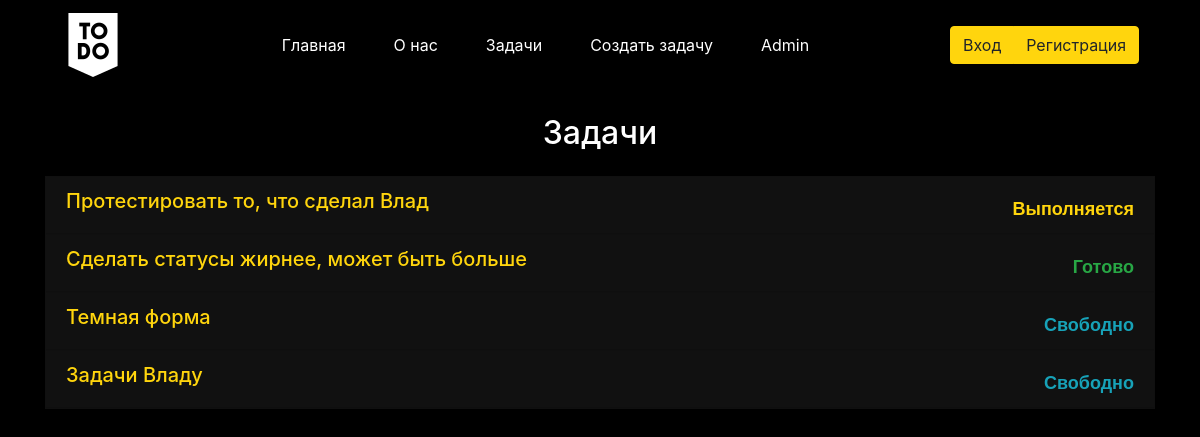
/tasks, run on an earlier commit of the app's database.
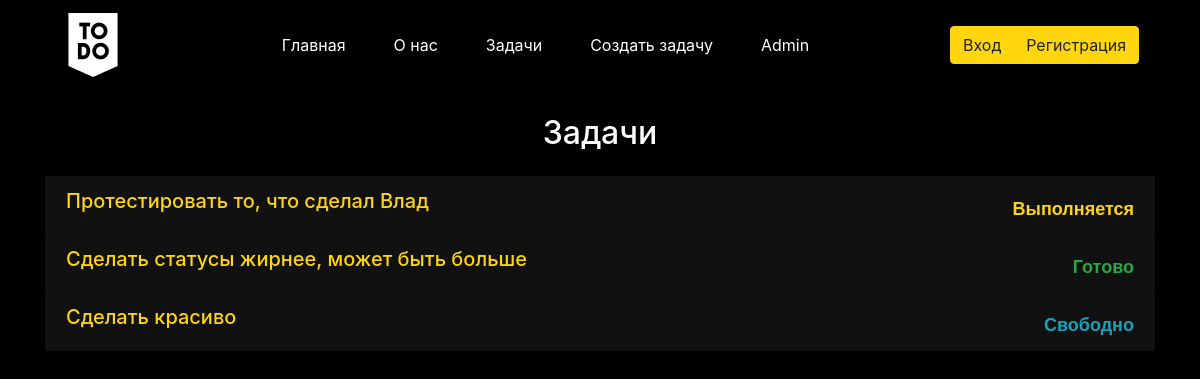
And on a later commit of the database.
### main/models.py (models this page shows, shortened)
class Task1(models.Model):
    title = models.CharField('Название', max_length=25)
    description = models.TextField('Описание')
    date = models.CharField('Дата', max_length=10)
    id_person = models.CharField('Создатель', max_length=10)
    id_status = models.CharField('Статус', max_length=300)
    id_performing_person = models.CharField('Исполнитель', max_length=20)
    class Meta:
        verbose_name = 'Задача'
        verbose_name_plural = 'Задачи'

### main/views.py (the view, shortened to what this page needs)
# urls.py: path('tasks', views.tasks, name='tasks'),
def tasks(request):
    humans = Human.objects.all()
    humas_auth_bool = False
    tasks = Task1.objects.all()
    user_info = str(request.user)
    return render(request, 'main/tasks.html', {'title': 'Задачи', 'tasks': tasks, 'user_info':user_info})

### main/templates/main/tasks.html (shortened to what this page needs)
{% extends 'main/base.html' %}
{% block content %}
<div class="container">
  {% if tasks %}
  <h2 class="text-white text-center mt-4">{{ title }}</h2>
  <div class="accordion mt-4" id="accordionTable">
    {% for el in tasks %}
    <div class="card text-white">
      <a class="text-white text-decoration-none" type="button" data-toggle="collapse" data-target="#id{{ el.id }}"
         aria-expanded="true" aria-controls="collapseOne" href="#">
        <div class="card-header d-flex justify-content-between">
          <h5>{{ el.title }}</h5>
          {% if el.id_status == "Готово" %}
          <span class="card-status text-success">{{ el.id_status }}</span>
          {% elif el.id_status == "Выполняется" %}
          <span class="card-status text-warning">{{ el.id_status }}</span>
          {% else %}
          <span class="card-status text-info">{{ el.id_status }}</span>
          {% endif %}
        </div>
      </a>
    </div>
    {% endfor %}
  </div>
  {% else %}
  <h2 class="text-light text-center mt-5">Список задач пуст!</h2>
  {% endif %}
</div>
{% endblock %}

What changed in the data, as far as the page shows it:
removed Task1: title "Задачи Владу", id_status "Свободно"
changed Task1 "Свободно": title "Темная форма" → "Сделать красиво"
